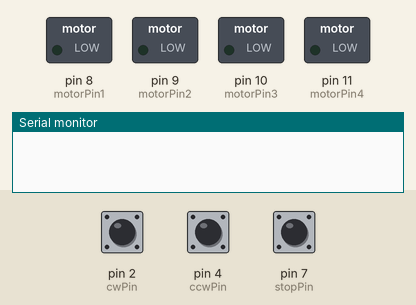
Simulated run of this sketch. Board: Arduino Uno, built with avr-gcc and run on an emulated ATmega328P. Shown: switched loads named in the sketch (green lamp = pin HIGH), the last lines printed to the serial monitor. The test bench sets the inputs (shaded band); at power-on: pin 2 (cwPin) HIGH, pin 7 (stopPin) HIGH, pin 4 (ccwPin) HIGH.

Above: at 1.2 s.
1.3 s: pin 2 (cwPin) pulled LOW for 0.15 s
At 1.89 s:
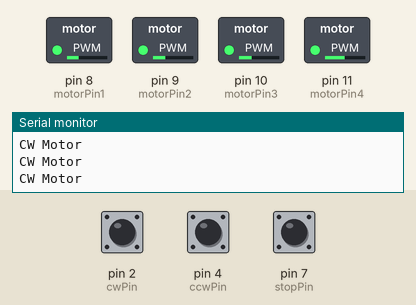
4.3 s: pin 7 (stopPin) pulled LOW for 0.15 s
At 5.5 s:
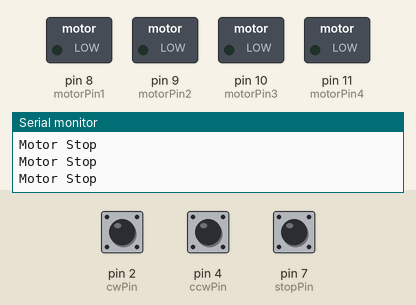
5.9 s: pin 4 (ccwPin) pulled LOW for 0.15 s
At 6.4 s:
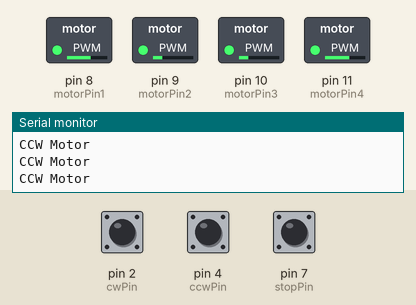
8.9 s: pin 2 (cwPin) pulled LOW for 1 s
11.9 s: pin 4 (ccwPin) pulled LOW for 1 s
14.9 s: pin 7 (stopPin) pulled LOW for 1 s
Timing chart, 0 to 17.9 s (numbered marks = the images above; inputs shaded):
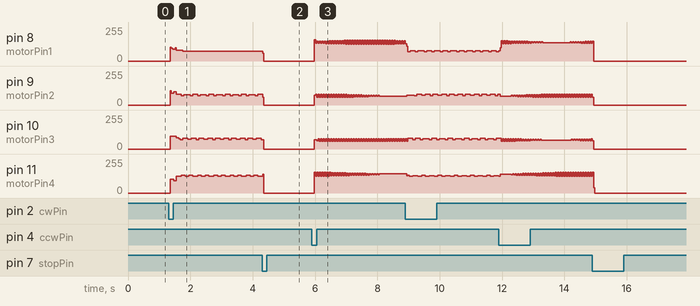

The sketch:

AR13_motor.ino
```cpp
/*
 예제 7.1
 스텝모터 구동
 */

// 스텝 모터 신호핀 설정
int motorPin1 = 8;
int motorPin2 = 9;
int motorPin3 = 10;
int motorPin4 = 11;
const int cwPin = 2;
const int stopPin = 7;
const int ccwPin = 4;

  boolean cwCheck = false;
  boolean stopCheck = false;
  boolean ccwCheck = false;
// stop 구간 폭 설정
int stopRange = 100;


// 스텝 모터의 스텝 설정
// 0~7은 동작 신호, 8번째는 모터 정지 신호
int steps[] = {B1000, B1100, B0100, B0110, B0010, B0011, B0001, B1001, B0000};

void setup() {
  //모터 신호핀을 출력으로 설정
  pinMode(motorPin1, OUTPUT);
  pinMode(motorPin2, OUTPUT);
  pinMode(motorPin3, OUTPUT);
  pinMode(motorPin4, OUTPUT);
  pinMode(cwPin, INPUT_PULLUP);
  pinMode(stopPin, INPUT_PULLUP);
  pinMode(ccwPin, INPUT_PULLUP);

  // 시리얼 통신 설정
  Serial.begin(9600);
}

void loop(){

  int cwInput = digitalRead(cwPin);
  int stopInput = digitalRead(stopPin);
  int ccwInput = digitalRead(ccwPin);

  if(cwInput == LOW) {
    cwCheck = true;
    stopCheck = false;
    ccwCheck = false;
  }
  else if(ccwInput == LOW) {
    ccwCheck = true;
    cwCheck = false;
    stopCheck = false;
  }
  else if(stopInput == LOW) {
      cwCheck = false;
    stopCheck = true;
    ccwCheck = false;
  }


  // CW로 회전시 모터를 CW방향으로 회전시킨다.
  if(cwCheck){
     Serial.println("CW Motor");
    // CW로 회전시킨다.
    clockwise();
  }
  // CCW로 회전시 모터를 CCW방향으로 회전시킨다.
  else if(ccwCheck){
    Serial.println("CCW Motor");
    // CCW로 회전시킨다.
    counterClockwise();
  }
  // 중간에 위치 했을 경우 정지시킨다.
  else if(stopCheck) {
    Serial.println("Motor Stop");
    motorStop();
  }
}

void counterClockwise(){
  // 0~7 번째 신호를 순차적으로 출력시킨다.
  for(int i = 0; i < 8; i++)
  {
    motorSignalOutput(i);
    delayMicroseconds(1000);

  }
}

void clockwise(){
  // 7~0 번째 신호를 순차적으로 출력시킨다.
  for(int i = 7; i >= 0; i--)
  {
    motorSignalOutput(i);
    delayMicroseconds(1000);
  }
}

void motorStop(){
  // 정지신호를 출력시킨다.
  motorSignalOutput(8);
}

void motorSignalOutput(int out)
{
  // out 변수에 해당하는 모터 시그날을 출력한다.
  digitalWrite(motorPin1, bitRead(steps[out], 0));
  digitalWrite(motorPin2, bitRead(steps[out], 1));
  digitalWrite(motorPin3, bitRead(steps[out], 2));
  digitalWrite(motorPin4, bitRead(steps[out], 3));
}
```

Measured:
- after the input at 1.3 s, pin 8 (motorPin1): 0/255 → 88/255 after 0.05 s, → 79/255 0.16 s later, → 73/255 0.24 s later
- after the input at 4.3 s, pin 8 (motorPin1): 73/255 → 0/255 at once
